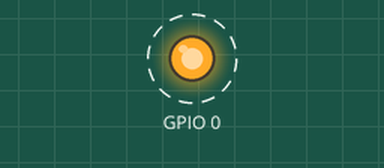
Recording of a program running on a simulated ESP32-C3. On the bench: output pins drawn as LEDs (lit = HIGH). Dashed ring = blinking.

Above: at 0.5 s.
Timing chart, 0 to 4.6 s (numbered marks = the images above):
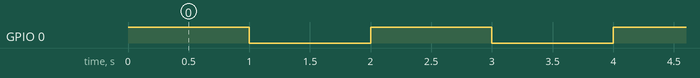

The program:

main.cpp
```cpp
// Board bring-up placeholder for the ESP32-C3M-TRY (env:main).
//
// Blinks the onboard LED so a fresh flash is visibly alive. The actual
// decision engine and safety supervisor live in logic/ (host-runnable
// Python, Stage 2) and have not yet been ported to this firmware -- that
// port is later Stage 4/5 work, not this placeholder.
#include <Arduino.h>

#include "pins.h"

void setup() {
  pinMode(pins::LED1, OUTPUT);
}

void loop() {
  digitalWrite(pins::LED1, HIGH);
  delay(1000);
  digitalWrite(pins::LED1, LOW);
  delay(1000);
}
```

pins.h
```cpp
#pragma once

// ESP32-C3M-TRY pin map, from the owner-provided manual
// ESP32-C3M-TRY-R1-20230701.pdf (MicroFan, 2023-07-01), Table 5.2.
namespace pins {

constexpr int LED1 = 0;             // onboard blue LED, active-high
constexpr int SW1 = 2;              // tact switch 1, active-low
constexpr int SW2 = 3;              // tact switch 2, active-low
constexpr int SW3 = 6;              // tact switch 3, active-low
constexpr int SW4_BOOT_SCL = 9;     // BOOT-mode select, shared with I2C SCL;
                                     // not usable as a runtime input

constexpr int I2C_SCL = 9;          // OLED, AHT21, KXTJ3-1057
constexpr int I2C_SDA = 8;

constexpr int NEOPIXEL = 10;        // WS2812 x3, onboard
constexpr int NEOPIXEL_COUNT = 3;

constexpr int BUZZER = 21;          // piezo buzzer, drive via LEDC PWM (not tone())
constexpr int LIGHT_SENSOR = 1;     // phototransistor, analog (ADC)

constexpr int CN2_PIR = 20;         // optional PIR motion sensor header
constexpr int CN3_SERVO = 7;        // optional RC servo header
constexpr int CN5_TRIG = 4;         // optional HC-SR04 ultrasonic header
constexpr int CN5_ECHO = 5;

}  // namespace pins
```

Measured:
- by itself, GPIO 0: alternates HIGH for 1.0 s and LOW for 1.0 s
